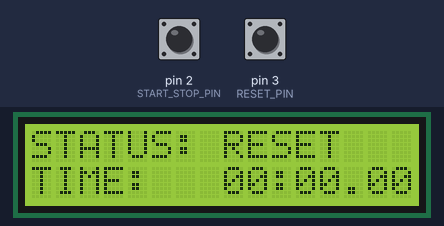
Bench run of a sketch on a simulated Arduino Uno, built with avr-gcc and run on an emulated ATmega328P. On the bench: 16×2 character LCD. The inputs (shaded band) are chosen by the test bench; at power-on: pin 2 (START_STOP_PIN) HIGH, pin 3 (RESET_PIN) HIGH. What the sketch prints to the serial monitor is not drawn.

Above: at 1.4 s.
1.5 s: pin 2 (START_STOP_PIN) pulled LOW for 0.15 s
At 1.6 s:
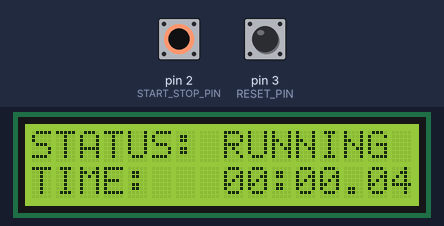
2.2 s: pin 2 (START_STOP_PIN) pulled LOW for 1 s
At 3.6 s:
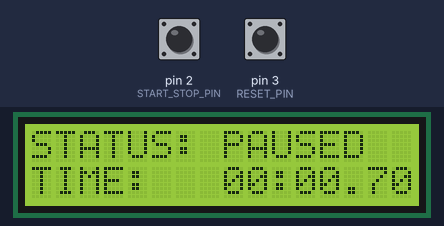
4.7 s: pin 3 (RESET_PIN) pulled LOW for 0.15 s
At 5.6 s:
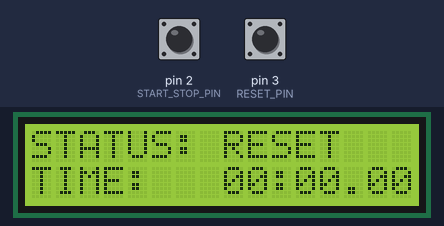
Timing chart, 0 to 7.7 s (numbered marks = the images above; inputs shaded):
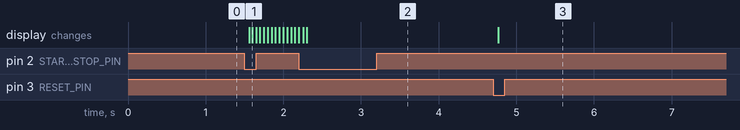

The sketch:

Day_22_LCD_Stopwatch.ino
```cpp
/*
 * 100 Projects with Arduino - Day 22
 * Project: LCD Stopwatch (FSM User Interface & I2C Display Performance Tuning)
 *
 * DESCRIPTION:
 * This project implements a digital stopwatch using a 16x2 character LCD and two tactile
 * pushbuttons (Start/Stop and Reset).
 * To meet professional mechatronics standards, this sketch implements:
 * 1. Finite State Machine UI: Governs states (RESET, RUNNING, PAUSED) cleanly.
 * 2. Display Refresh Rate Limiter: Writing to an LCD via I2C is relatively slow (takes about
 *    1 to 2 milliseconds per write). The code limits the LCD updates to 20 Hz (every 50ms)
 *    using a non-blocking scheduler. This prevents the I2C bus from bottlenecking and eliminates
 *    display flickering while maintaining smooth centisecond updates.
 * 3. Software Button Debouncing: Filters button presses non-blockingly.
 *
 * WIRING:
 * - Start/Stop Button Pin A -> Arduino Pin 2 (Digital input, INPUT_PULLUP)
 * - Start/Stop Button Pin B -> Arduino GND
 * - Reset Button Pin A      -> Arduino Pin 3 (Digital input, INPUT_PULLUP)
 * - Reset Button Pin B      -> Arduino GND
 * - LCD VCC/GND             -> Arduino 5V / GND
 * - LCD SDA/SCL             -> Arduino SDA (A4) / SCL (A5)
 */

#include <LiquidCrystal_I2C.h>
#include <Wire.h>

// --- PIN DEFINITIONS ---
const int START_STOP_PIN = 2;  // Pin connected to the Start/Stop button
const int RESET_PIN = 3;       // Pin connected to the Reset button

// --- LCD CONFIGURATION ---
LiquidCrystal_I2C lcd(0x27, 16, 2);

// --- FINITE STATE MACHINE STATES ---
enum StopwatchState { STATE_RESET, STATE_RUNNING, STATE_PAUSED };

StopwatchState currentUIState = STATE_RESET;

// --- TIME TRACKING VARIABLES ---
unsigned long totalElapsedTime = 0;  // Total accumulated time in milliseconds
unsigned long sessionStartTime = 0;  // Timestamp when the current running session started

// --- TIMING/SCHEDULING CONSTANTS ---
const unsigned long DISPLAY_REFRESH_INTERVAL = 50;  // Refresh display every 50ms (20 Hz)
unsigned long lastDisplayRefreshTime = 0;           // Stores last display refresh timestamp

// --- BUTTON DEBOUNCING VARIABLES ---
const unsigned long DEBOUNCE_DELAY = 50;  // Button debounce threshold (50ms)
unsigned long lastStartDebounceTime = 0;  // Debounce timer for Start/Stop button
unsigned long lastResetDebounceTime = 0;  // Debounce timer for Reset button
int lastStartButtonRawState = HIGH;
int startButtonState = HIGH;
int lastResetButtonRawState = HIGH;
int resetButtonState = HIGH;

void setup() {
  // Initialize Serial Monitor
  Serial.begin(9600);

  // Configure button inputs with internal pull-up resistors
  pinMode(START_STOP_PIN, INPUT_PULLUP);
  pinMode(RESET_PIN, INPUT_PULLUP);

  // Initialize LCD screen
  lcd.init();
  lcd.backlight();
  lcd.clear();

  // Write static layout labels
  lcd.setCursor(0, 0);
  lcd.print("STATUS: RESET   ");
  lcd.setCursor(0, 1);
  lcd.print("TIME:   00:00.00");

  Serial.println("==================================================");
  Serial.println("Day 22: LCD Stopwatch (FSM UI & Performance Tuned)");
  Serial.println("==================================================");
  Serial.println("System Initialized. Press Start/Stop to run.");
}

void loop() {
  unsigned long currentTime = millis();

  // --- PART 1: NON-BLOCKING DEBOUNCED BUTTON SAMPLING ---
  // Start/Stop Button debounce scan
  int startReading = digitalRead(START_STOP_PIN);
  if (startReading != lastStartButtonRawState) {
    lastStartDebounceTime = currentTime;
  }
  if ((currentTime - lastStartDebounceTime) > DEBOUNCE_DELAY) {
    if (startReading != startButtonState) {
      startButtonState = startReading;
      if (startButtonState == LOW) {
        handleStartStopPress();
      }
    }
  }
  lastStartButtonRawState = startReading;

  // Reset Button debounce scan
  int resetReading = digitalRead(RESET_PIN);
  if (resetReading != lastResetButtonRawState) {
    lastResetDebounceTime = currentTime;
  }
  if ((currentTime - lastResetDebounceTime) > DEBOUNCE_DELAY) {
    if (resetReading != resetButtonState) {
      resetButtonState = resetReading;
      if (resetButtonState == LOW) {
        handleResetPress();
      }
    }
  }
  lastResetButtonRawState = resetReading;

  // --- PART 2: STOPWATCH TIMER CALCULATIONS ---
  unsigned long activeTime = totalElapsedTime;
  if (currentUIState == STATE_RUNNING) {
    // Current active running time = past accumulated time + (now - start timestamp)
    activeTime += (currentTime - sessionStartTime);
  }

  // --- PART 3: SCHEDULER REFRESH LIMITER (20 Hz) ---
  if (currentTime - lastDisplayRefreshTime >= DISPLAY_REFRESH_INTERVAL) {
    lastDisplayRefreshTime = currentTime;

    // Update the second row (time string)
    updateTimeDisplay(activeTime);
  }
}

/**
 * Executes state transition when Start/Stop button is pressed.
 */
void handleStartStopPress() {
  unsigned long pressTime = millis();

  if (currentUIState == STATE_RESET || currentUIState == STATE_PAUSED) {
    // Transition to RUNNING
    currentUIState = STATE_RUNNING;
    sessionStartTime = pressTime;  // Mark start time of this session

    lcd.setCursor(8, 0);
    lcd.print("RUNNING ");
    Serial.println("[STOPWATCH] State: RUNNING");
  } else if (currentUIState == STATE_RUNNING) {
    // Transition to PAUSED
    currentUIState = STATE_PAUSED;
    // Add current session time to cumulative running elapsed time
    totalElapsedTime += (pressTime - sessionStartTime);

    lcd.setCursor(8, 0);
    lcd.print("PAUSED  ");
    Serial.println("[STOPWATCH] State: PAUSED");
  }
}

/**
 * Executes state transition when Reset button is pressed.
 */
void handleResetPress() {
  // Reset only works when the stopwatch is NOT running (i.e. reset or paused)
  if (currentUIState == STATE_PAUSED) {
    currentUIState = STATE_RESET;
    totalElapsedTime = 0;  // Clear accumulated time

    lcd.setCursor(8, 0);
    lcd.print("RESET   ");
    updateTimeDisplay(0);  // Immediately update screen to 00:00.00
    Serial.println("[STOPWATCH] State: RESET (Time cleared)");
  }
}

/**
 * Renders the time in MM:SS.cc format on Row 2 of the LCD.
 * cc = centiseconds (hundredths of a second).
 */
void updateTimeDisplay(unsigned long msTime) {
  // Convert milliseconds into hours, minutes, seconds, and centiseconds
  unsigned long totalSeconds = msTime / 1000;
  unsigned long minutes = (totalSeconds / 60) % 60;
  unsigned long seconds = totalSeconds % 60;
  unsigned long centiseconds = (msTime % 1000) / 10;  // 1 centisecond = 10ms

  lcd.setCursor(8, 1);

  // Format Minutes (pad single-digit with '0')
  if (minutes < 10) lcd.print('0');
  lcd.print(minutes);
  lcd.print(':');

  // Format Seconds (pad single-digit with '0')
  if (seconds < 10) lcd.print('0');
  lcd.print(seconds);
  lcd.print('.');

  // Format Centiseconds (pad single-digit with '0')
  if (centiseconds < 10) lcd.print('0');
  lcd.print(centiseconds);
}
```

Measured:
- after the input at 1.5 s, the display: first changes after 0.06 s (image 1 shows a later state)
- after the input at 2.2 s, the display: first changes after 0.06 s (image 2 shows a later state)
- after the input at 4.7 s, the display: changes after 0.07 s (image 3)
